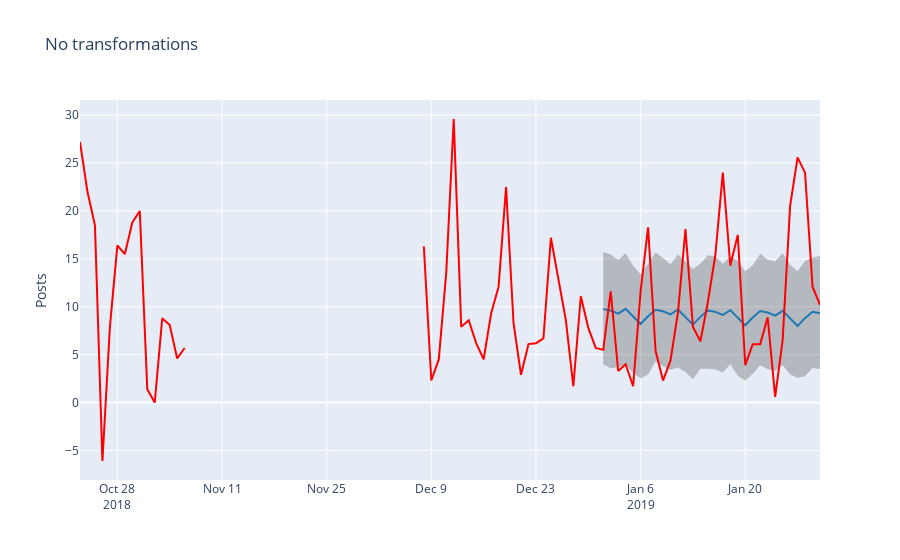
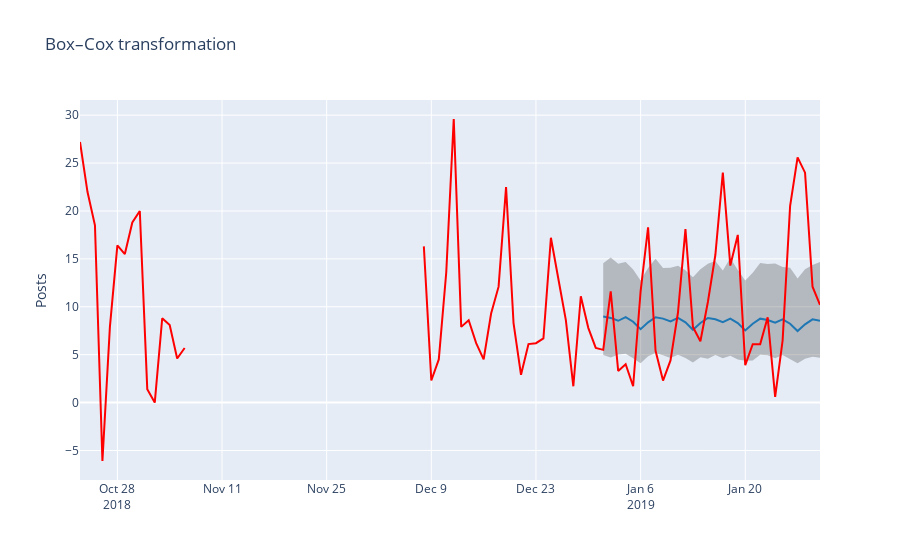

The code cell stored with these charts, in order, in its notebook:
### Code cell
show_forecast(cmp_df, 30, 100, 'No transformations')
show_forecast(cmp_df2, 30, 100, 'Box–Cox transformation')
